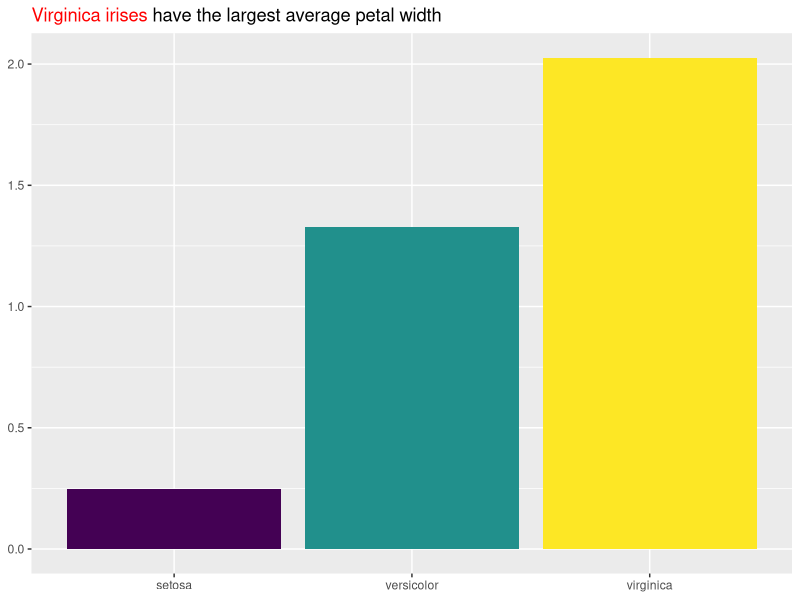
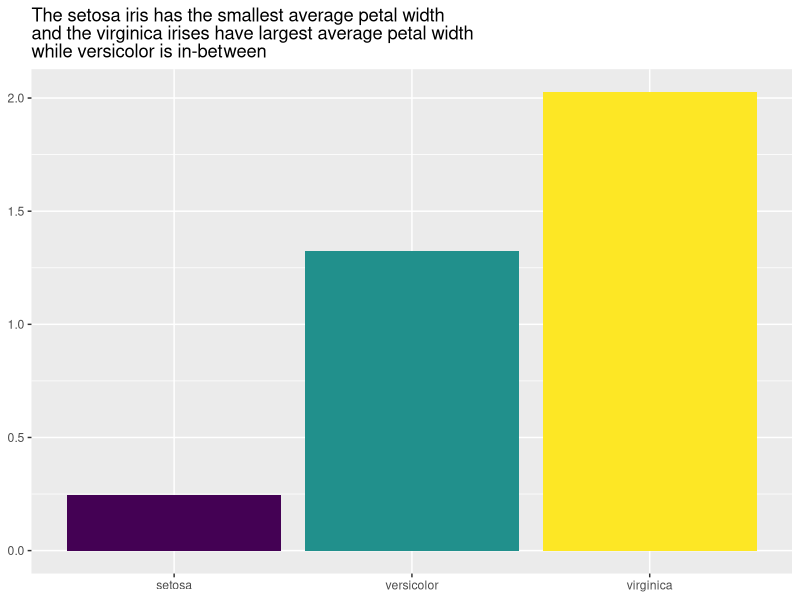
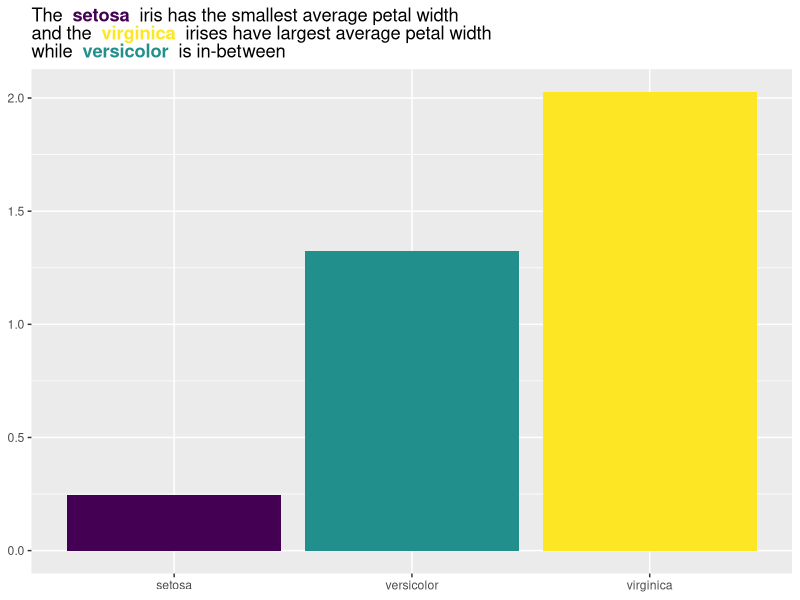
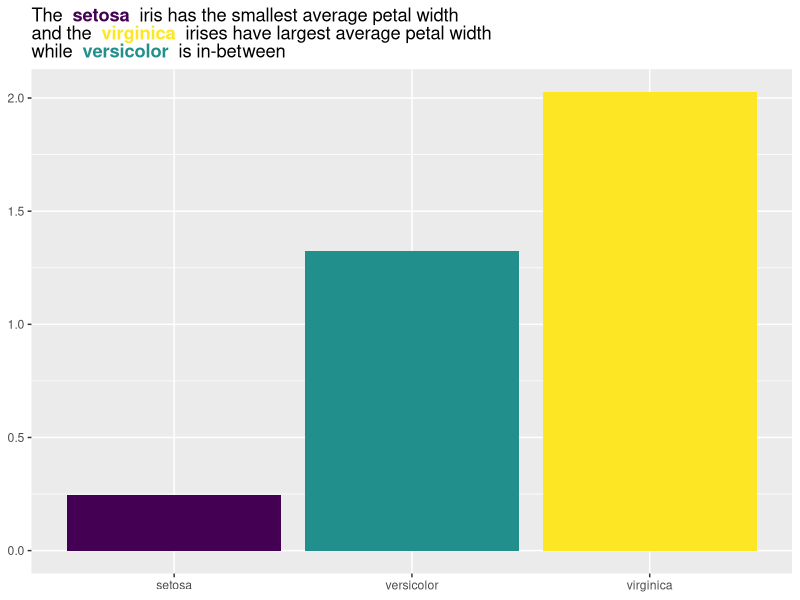

Reproduce these figures in R, in order.
## ---- chunk 1
knitr::opts_chunk$set(echo = TRUE)
options(tidyverse.quiet = TRUE)
## ---- chunk 2
library(tidyverse)
## ---- chunk 3
iris %>% 
  group_by(Species) %>% 
  summarize(mean_petal_width = mean(Petal.Width)) %>% 
  ungroup() ->
data  
  
data |>
 ggplot(aes(Species, mean_petal_width,
             fill = Species)) +
  geom_col(show.legend = FALSE) +
  scale_fill_viridis_d() +
  labs(x = NULL,
       y = NULL,
       title = "<span style = 'color: red;'>Virginica irises</span> have the largest average petal width") +
  theme(plot.title = ggtext::element_markdown())

p <- last_plot()

fill_values <- layer_data(p)$fill 
fill_var <- p$mapping$fill |> capture.output() %>% .[2] %>% str_extract("\\^.+") %>% str_remove("\\^")
fill_representations <- p$data %>% .[fill_var] %>% pull() %>%   levels()
html_statements <- paste("<span style = 'color: ", fill_values, 
                         "'>", fill_representations, "</span>") 


grab_fill_info <- function(plot){
  
  fill_values <- layer_data(plot)$fill 
  
  fill_var <- plot$mapping$fill |> capture.output() %>% .[2] %>% 
    str_extract("\\^.+") %>% str_remove("\\^")
  
  fill_representations <- plot$data %>% .[fill_var] %>% pull() %>%   levels()
  
  html_statements <- paste("<strong><span style = 'color: ", fill_values, 
                         "'>", fill_representations, "</span></strong>") 
  
  data.frame(fill_values, fill_representations, html_statements)
  
}

grab_fill_info(p)


## ---- chunk 4
for(i in 1:length(fill_values)){

  start <- "virginica have the largest average petal width"
  
  start <- start |> str_replace(fill_representations[i], html_statements[i])

start
  
}



auto_color_html <- function(x, fill_df ){
  
 for(i in 1:nrow(fill_df)){

  x <- x |> str_replace(fill_df$fill_representations[i], fill_df$html_statements[i])
  
 }
  
  x
  
}


auto_color_html("", grab_fill_info(p))

data |>
 ggplot(aes(Species, mean_petal_width,
             fill = Species)) +
  geom_col(show.legend = FALSE) +
  scale_fill_viridis_d() +
  labs(x = NULL,
       y = NULL,
       title = "The setosa iris has the smallest average petal width<br>and the virginica irises have largest average petal width<br> while versicolor is in-between") +
  theme(plot.title = ggtext::element_markdown())

q <- last_plot()

q_fill_df <- grab_fill_info(q)
  
q + 
  labs(title = "The setosa iris has the smallest average petal width<br>and the virginica irises have largest average petal width<br> while versicolor is in-between" |> 
        auto_color_html(q_fill_df)) +
  theme(plot.title = ggtext::element_markdown())
## ---- chunk 5
make_title_ggtext_colors <- function(plot){
  
  out <- plot
  plot_fill_df <- grab_fill_info(plot)
  
  out$labels$title <- out$labels$title |> 
        auto_color_html(plot_fill_df)

  print(out)
  
  
}

make_title_ggtext_colors(q)
